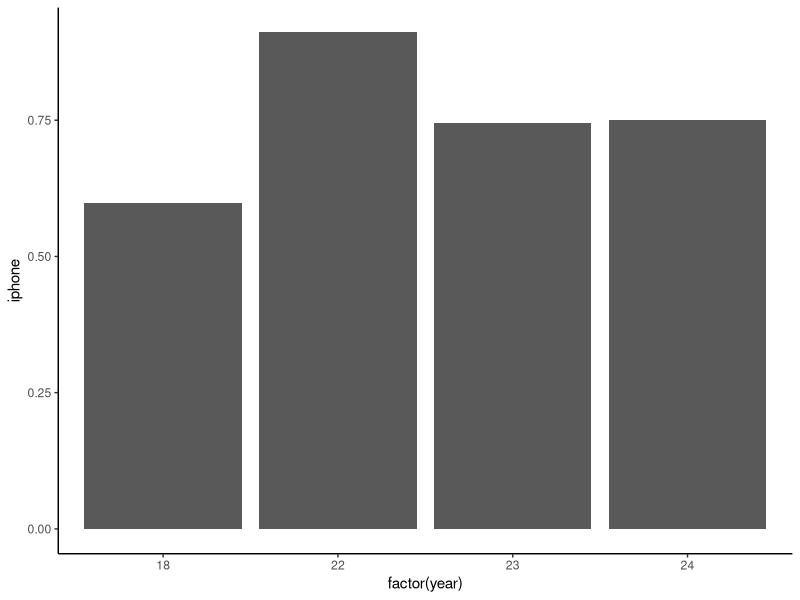
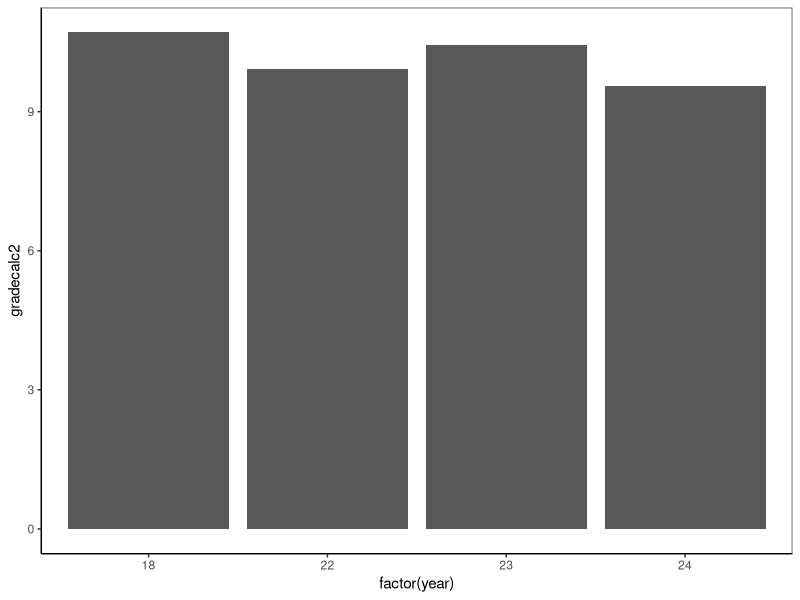
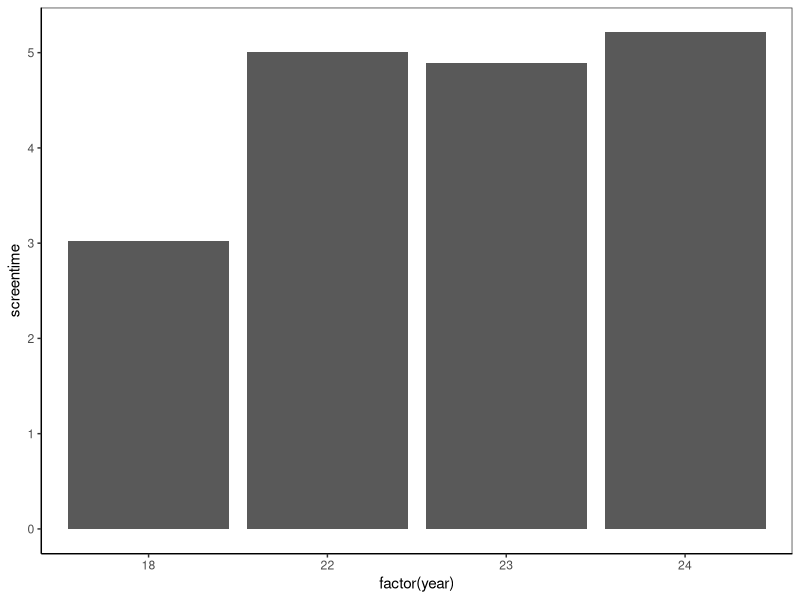
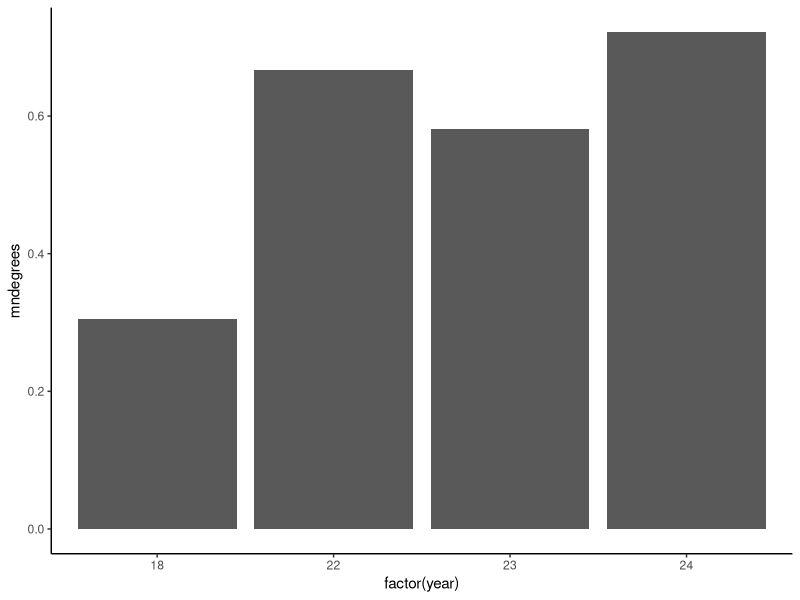
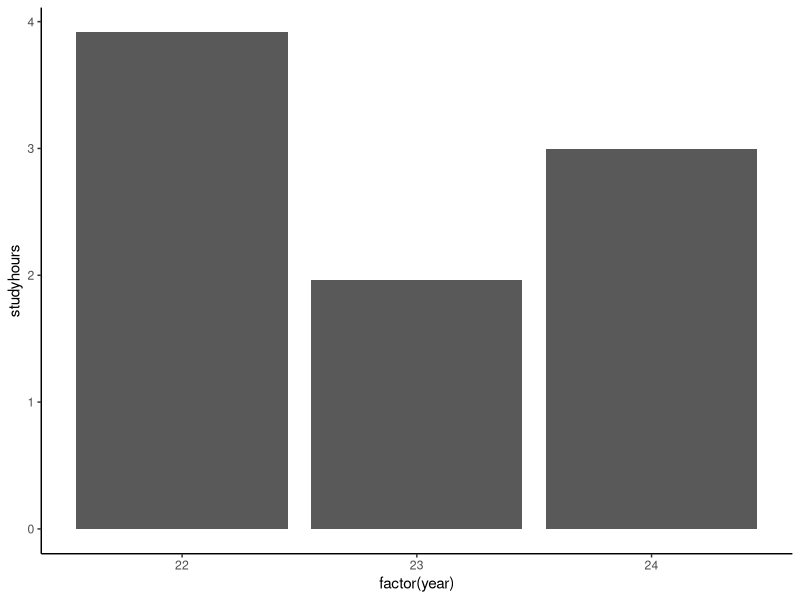
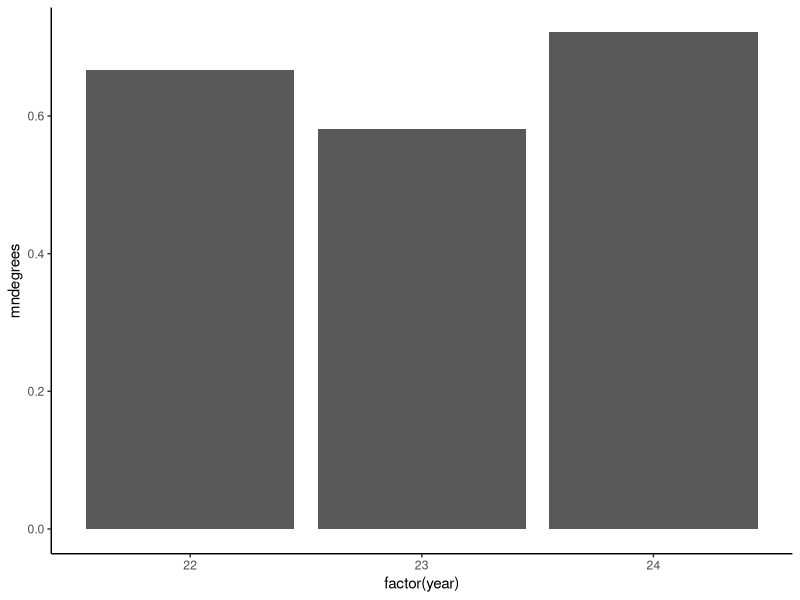
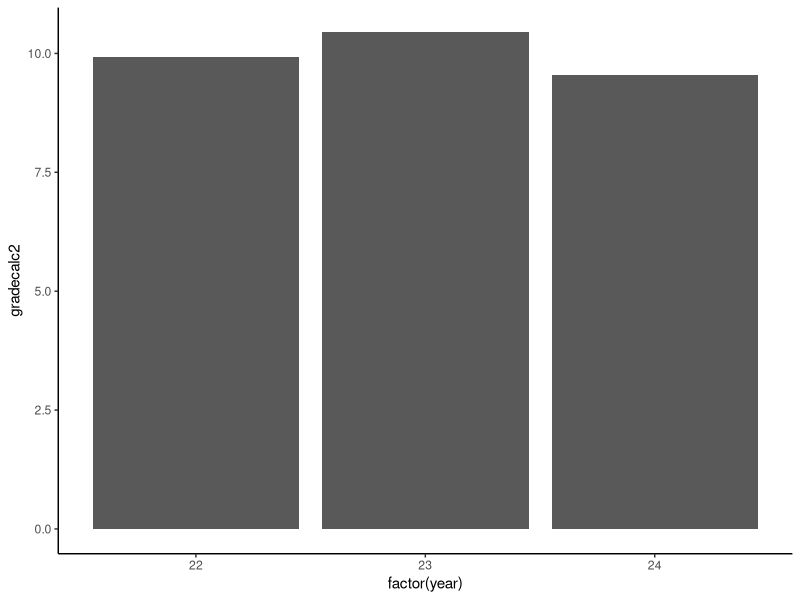

The R source for these figures, in order:
#PRELIM OBSERVATIONS
# What questions can we ask with this data?

# Load lib
library(tidyverse)
library(here)
library(chron)
library(readxl)
library(dplyr)

# Load files (5)
c1<- read_xlsx(here("MA231 TEN AM FALL 2022.xlsx"))
c2<- read_xlsx(here("MA231 ONE PM FALL 2022.xlsx"))
d1<- read_xlsx(here("MA232 NINE AM SPRING 2024.xlsx"))
d2<- read_xlsx(here("MA232 TWELVE PM SPRING 2024.xlsx"))
s<- read_xlsx(here("MA232 TWELVE PM SPRING 2023.xlsx"))

# Add more information to the files and combine them
# Add column describing the year, course name, and semester
c1 <- c1|> mutate(year = 22,
                  semester = 0, #fall = 0, spring = 1
                  time = times(paste0(10, ":00", ":00")),
                  coursecode = 231)
c2 <- c2|> mutate(year = 22,
                  semester = 0, #fall = 0, spring = 1
                  time = times(paste0(13, ":00", ":00")),
                  coursecode = 231) 
d1 <- d1|> mutate(year = 24,
                  semester = 1, #fall = 0, spring = 1
                  time = times(paste0(9, ":00", ":00")),
                  coursecode = 232,) 
d2 <- d2|> mutate(year = 24,
                  semester = 1, #fall = 0, spring = 1
                  time = times(paste0(12, ":00", ":00")),
                  coursecode = 232) 
s <- s|> mutate(year = 23,
                semester = 1, #fall = 0, spring =1
                time = times(paste0(12, ":00", ":00")),
                coursecode = 232) 

# Move newly added columns to the front
c1 <- c1|>relocate(c("year", "semester", "time", "coursecode"))
c2 <- c2|>relocate(c("year", "semester", "time", "coursecode"))
d1 <- d1|>relocate(c("year", "semester", "time", "coursecode"))
d2 <- d2|>relocate(c("year", "semester", "time", "coursecode"))
s <- s|>relocate(c("year", "semester", "time", "coursecode"))

# Combine sets
calc3total <- rbind(c1, c2)
diffeqtotal <- rbind(d1, d2, s)
diffeqdf <- rbind(d1, d2)

# Moved columns around so dataset matches
calc3total <- calc3total|>relocate("gradecalc2", .after = "noprereq")
diffeqtotal <- diffeqtotal|>relocate("gradecalc2", .after = "noprereq")

# Bind all recent survey data
cols3 <- colnames(dplyr::select(calc3total, -c("gradediffeq", "diffeq", "noprereq", "gradecalc3")))
postCOVID <- rbind(
  subset(calc3total, select = cols3), 
  subset(diffeqtotal, select = cols3)
)

# We want to do meta analysis of past data
# Load data
preCOVID <- read_xlsx("datafor_r.xlsx")

# Clean
# time here is if the class is MWF or TuTh, where MWF is 1.
names(preCOVID) <- c("aem", "gradecalc1", "gradecalc2", "gradecalc3", "gradediffeq", "gpapr", "gradyr", "iphone", "time", "mjdegrees", "mndegrees", "NUniPre", "PhAlwys", "PhAwy", "PhDistr", "PhOnce", "screentime")
preCOVID <- preCOVID|> mutate(year = 18,
                  semester = 0, #fall = 0, spring = 1
                  coursecode = 330)
preCOVID <- preCOVID|>relocate(c("year", "semester", "time", "coursecode"))
preCOVID <- preCOVID|>relocate("mndegrees", .after = "iphone")

# rbind all together by common columns
common <- colnames(dplyr::select(postCOVID, c("year", "semester", "time", "coursecode", "iphone", "mndegrees", "gradecalc2", "screentime")))
all <- rbind(
  subset(preCOVID, select = common), 
  subset(postCOVID, select = common)
)

### GRAPHS
# Now do some general graphs throughout covid
ggplot(all, aes(x = factor(year), y = iphone)) + 
  geom_bar(stat = "summary", fun = "mean") + 
  theme(panel.grid.major = element_blank(), panel.grid.minor = element_blank(), panel.background = element_blank(), axis.line = element_line(colour = "black"))

ggplot(all, aes(x = factor(year), y = gradecalc2)) + 
  geom_bar(stat = "summary", fun = "mean") + theme_bw() + 
  theme(panel.grid.major = element_blank(), panel.grid.minor = element_blank(), panel.background = element_blank(), axis.line = element_line(colour = "black"))

ggplot(all, aes(x = factor(year), y = screentime)) + 
  geom_bar(stat = "summary", fun = "mean") + theme_bw() + 
  theme(panel.grid.major = element_blank(), panel.grid.minor = element_blank(), panel.background = element_blank(), axis.line = element_line(colour = "black"))

ggplot(all, aes(x=factor(year), y = mndegrees))+
  geom_bar(stat = "summary", fun = "mean") + 
  theme(panel.grid.major = element_blank(), panel.grid.minor = element_blank(), panel.background = element_blank(), axis.line = element_line(colour = "black"))

# Some for only post COVID
ggplot(postCOVID, aes(x=factor(year), y = studyhours))+
  geom_bar(stat = "summary", fun = "mean") + 
  theme(panel.grid.major = element_blank(), panel.grid.minor = element_blank(), panel.background = element_blank(), axis.line = element_line(colour = "black"))

ggplot(postCOVID, aes(x=factor(year), y = mndegrees))+
  geom_bar(stat = "summary", fun = "mean") + 
  theme(panel.grid.major = element_blank(), panel.grid.minor = element_blank(), panel.background = element_blank(), axis.line = element_line(colour = "black"))

ggplot(postCOVID, aes(x=factor(year), y = gradecalc2))+
  geom_bar(stat = "summary", fun = "mean") + 
  theme(panel.grid.major = element_blank(), panel.grid.minor = element_blank(), panel.background = element_blank(), axis.line = element_line(colour = "black"))

# Export needed files
library(openxlsx)
write.xlsx(calc3total, "calc3.xlsx")
write.xlsx(diffeqtotal, "diffeq.xlsx")
write.xlsx(all, "all.xlsx")
